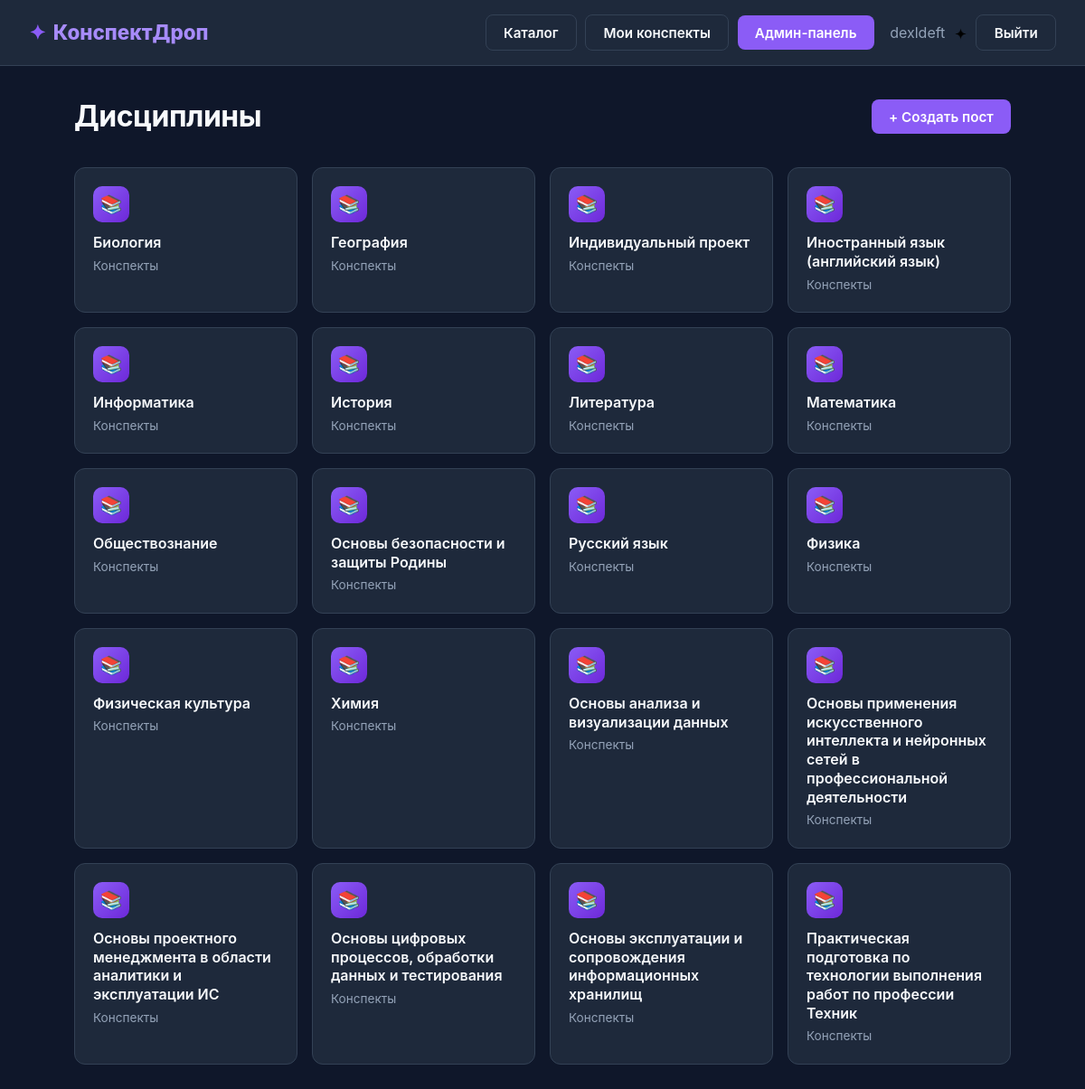
The page / (signed in) on the database its author committed.
### models.py (models this page shows)
class User(UserMixin, db.Model):
    __tablename__ = 'users'
    id = db.Column(db.Integer, primary_key=True)
    username = db.Column(db.String(50), unique=True, nullable=False)
    password_hash = db.Column(db.String(200), nullable=False)
    role = db.Column(db.String(20), default='user')  # 'user' или 'admin'
    is_blocked = db.Column(db.Boolean, default=False)
    created_at = db.Column(db.DateTime, default=get_utc_now)
    notes = db.relationship('Note', backref='author', lazy=True, cascade="all, delete-orphan")

class Subject(db.Model):
    __tablename__ = 'subjects'
    id = db.Column(db.Integer, primary_key=True)
    name = db.Column(db.String(200), nullable=False)

### app.py (the view)
@app.route('/')
def index():
    subjects = Subject.query.all()
    return render_template('index.html', subjects=subjects)

### app.py (called while the page is built)
@login_manager.user_loader
def load_user(user_id):
    return User.query.get(int(user_id))

@app.before_request
def check_blocked_user():
    if current_user.is_authenticated and current_user.is_blocked:
        logout_user()
        flash('Ваш аккаунт заблокирован администратором', 'error')
        return redirect(url_for('login'))

### templates/index.html
{% extends "base.html" %}
{% block content %}
    <div class="page-header">
        <h1>Дисциплины</h1>
        {% if current_user.is_authenticated %}
            <button onclick="window.location.href='/create'">+ Создать пост</button>
        {% endif %}
    </div>
    <div class="subjects-grid">
        {% for subject in subjects %}
            <div class="subject-card" onclick="window.location.href='/subject/{{ subject.id }}'">
                <div class="subject-icon">📚</div>
                <h3>{{ subject.name }}</h3>
                <div class="count">Конспекты</div>
            </div>
        {% endfor %}
    </div>
{% endblock %}

### templates/base.html (shortened to what this page needs)
<!DOCTYPE html>
<html lang="ru">
<head>
    <link rel="stylesheet" href="{{ url_for('static', filename='css/style.css') }}">
</head>
<body>
    <header>
        <div class="logo" onclick="window.location.href='/'">КонспектДроп</div>
        <nav>
            {% if current_user.is_authenticated %}
                <button class="btn-ghost" onclick="window.location.href='/'">Каталог</button>
                <button class="btn-ghost" onclick="window.location.href='/cabinet'">Мои конспекты</button>
                {% if current_user.role == 'admin' %}
                    <button onclick="window.location.href='/admin'">Админ-панель</button>
                {% endif %}
                <span class="muted" style="margin-left:0.5rem">
                    {{ current_user.username }}
                    {% if current_user.role == 'admin' %}
                        <img src="{{ url_for('static', filename='img/admin-badge.png') }}" class="admin-badge" alt="Админ">
                    {% endif %}
                </span>
                <button class="btn-ghost" onclick="window.location.href='/logout'">Выйти</button>
            {% else %}
                <button class="btn-ghost" onclick="window.location.href='/login'">Войти</button>
                <button onclick="window.location.href='/register'">Регистрация</button>
            {% endif %}
        </nav>
    </header>
           <main class="container">
        {% block content %}{% endblock %}
    </main>
</body>
</html>

### static/css/style.css (style rules this page uses)
* { margin: 0; padding: 0; box-sizing: border-box; }
:root { --bg: #0f172a; --bg-2: #1e293b; --card: #1e293b; --purple: #8b5cf6; --purple-light: #a78bfa; --purple-dark: #6d28d9; --text: #f8fafc; --muted: #94a3b8; --border: #334155; --danger: #ef4444; --success: #22c55e; }
body { font-family: -apple-system, BlinkMacSystemFont, 'Segoe UI', Roboto, sans-serif; background: var(--bg); color: var(--text); min-height: 100vh; line-height: 1.5; }
header { background: var(--bg-2); border-bottom: 1px solid var(--border); padding: 1rem 2rem; display: flex; justify-content: space-between; align-items: center; position: sticky; top: 0; z-index: 100; gap: 1rem; flex-wrap: wrap; }
.logo { font-size: 1.4rem; font-weight: 800; color: var(--purple-light); cursor: pointer; display: flex; align-items: center; gap: 0.5rem; }
.logo::before { content: '✦'; color: var(--purple); }
nav { display: flex; gap: 0.6rem; align-items: center; flex-wrap: wrap; }
button, .btn { background: var(--purple); color: white; border: none; padding: 0.6rem 1.2rem; border-radius: 8px; font-size: 0.95rem; font-weight: 600; cursor: pointer; transition: all 0.2s; font-family: inherit; text-decoration: none; display: inline-block; }
.btn-ghost { background: transparent; color: var(--text); border: 1px solid var(--border); }
.container { max-width: 1100px; margin: 0 auto; padding: 2rem; }
.admin-badge { display: inline-block; width: 15px; height: 15px; vertical-align: middle; margin-left: 5px; }
.muted { color: var(--muted); }
.page-header { display: flex; justify-content: space-between; align-items: center; margin-bottom: 2rem; flex-wrap: wrap; gap: 1rem; }
.page-header h1 { font-size: 2rem; letter-spacing: -0.5px; }
.subjects-grid { display: grid; grid-template-columns: repeat(auto-fill, minmax(240px, 1fr)); gap: 1rem; }
.subject-card { background: var(--card); border: 1px solid var(--border); border-radius: 12px; padding: 1.25rem; cursor: pointer; transition: all 0.2s; }
.subject-icon { width: 40px; height: 40px; border-radius: 10px; background: linear-gradient(135deg, var(--purple), var(--purple-dark)); display: flex; align-items: center; justify-content: center; margin-bottom: 0.75rem; font-size: 1.25rem; }
.subject-card h3 { font-size: 1rem; margin-bottom: 0.3rem; font-weight: 600; line-height: 1.3; }
.subject-card .count { color: var(--muted); font-size: 0.85rem; }

### rows shown on the page
User: username "dexldeft"
Subject: name "Биология"
Subject: name "География"
Subject: name "Индивидуальный проект"
Subject: name "Иностранный язык (английский язык)"
Subject: name "Информатика"
Subject: name "История"
Subject: name "Литература"
Subject: name "Математика"
Subject: name "Обществознание"
Subject: name "Основы безопасности и защиты Родины"
Subject: name "Русский язык"
Subject: name "Физика"
Subject: name "Физическая культура"
Subject: name "Химия"
Subject: name "Основы анализа и визуализации данных"
Subject: name "Основы применения искусственного интеллекта и нейронных сетей в профессиональной деятельности"
Subject: name "Основы проектного менеджмента в области аналитики и эксплуатации ИС"
Subject: name "Основы цифровых процессов, обработки данных и тестирования"
Subject: name "Основы эксплуатации и сопровождения информационных хранилищ"
Subject: name "Практическая подготовка по технологии выполнения работ по профессии Техник"
